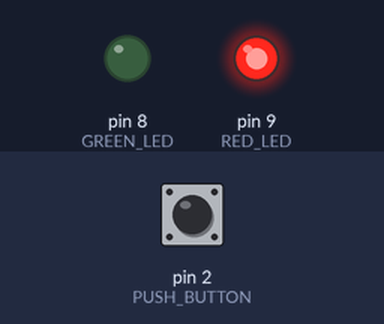
A sketch run on a simulated Arduino Uno, built with avr-gcc and run on an emulated ATmega328P. Parts: output pins drawn as LEDs (lit = HIGH). The inputs (shaded band) are chosen by the test bench; at power-on: pin 2 (PUSH_BUTTON) HIGH.

Above: at 1.0 s.
At 3.0 s:
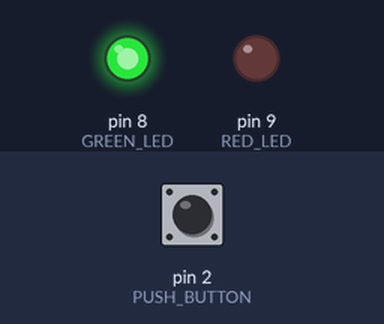
Timing chart, 0 to 5.2 s (numbered marks = the images above):
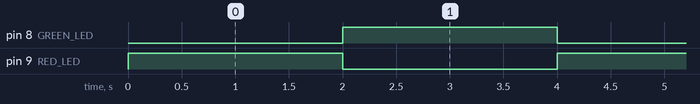

The sketch:

TrafficLights.ino
```cpp
#define RED_LED 9
#define GREEN_LED 8
#define PUSH_BUTTON 2

volatile byte state = HIGH;

void setup() {
  pinMode(RED_LED, OUTPUT);
  pinMode(GREEN_LED, OUTPUT);
  digitalWrite(RED_LED, LOW);
  digitalWrite(GREEN_LED, LOW);
  pinMode(PUSH_BUTTON, INPUT_PULLUP);
  attachInterrupt(digitalPinToInterrupt(PUSH_BUTTON), INTERRUPT_HANDLER, CHANGE);
}

unsigned long timex = millis();

void loop() {
  timex = millis();
  while(millis() - timex <= 2000){
    digitalWrite(RED_LED, state);
    digitalWrite(GREEN_LED, !state);
  }
  state = !state;
}

void INTERRUPT_HANDLER(){
  state = !state;
  timex = millis();
}
```

Measured:
- by itself, pin 8 (GREEN_LED), pin 9 (RED_LED): alternates HIGH for 2.0 s and LOW for 2.0 s
